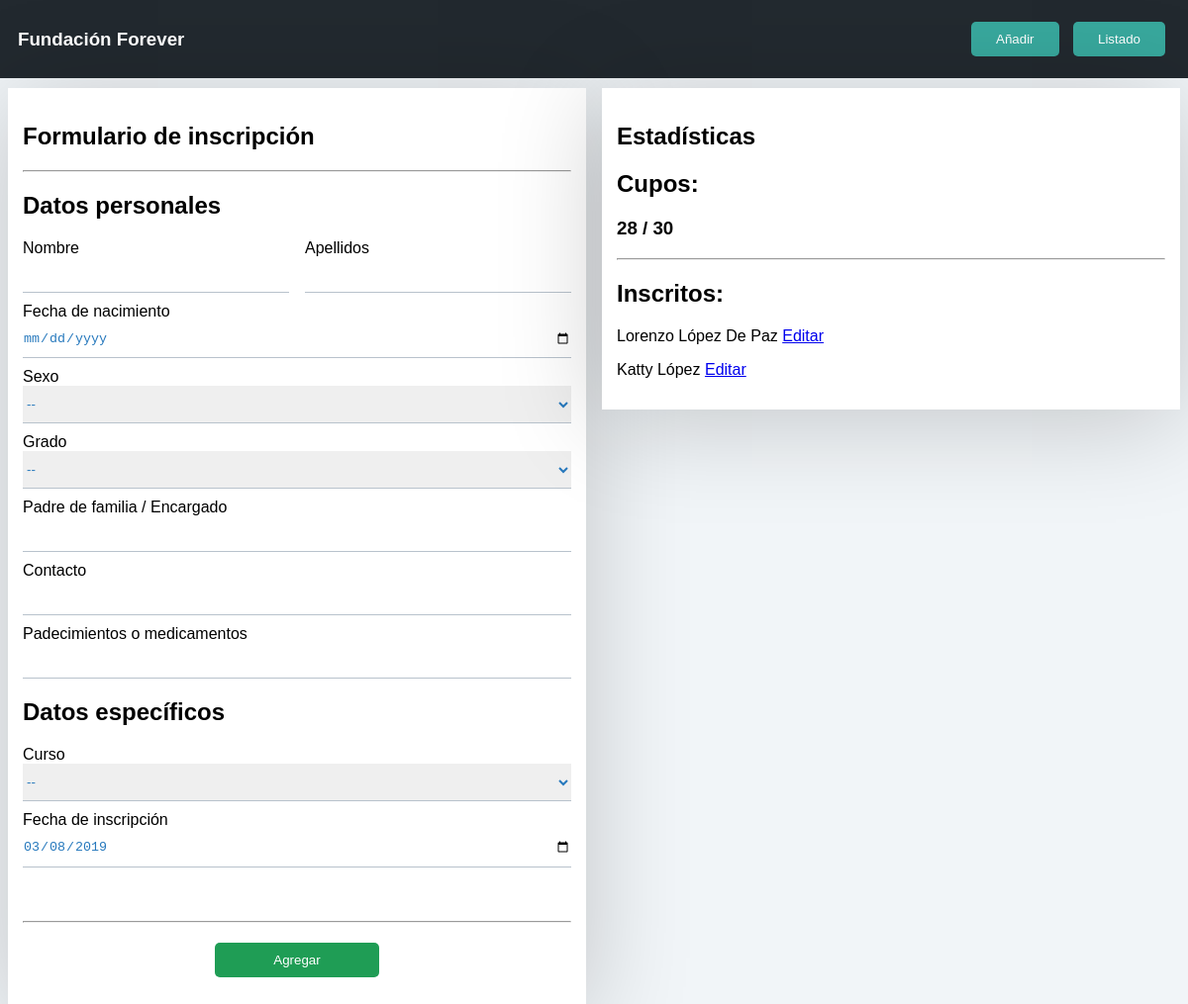
Before: / with the older database file.
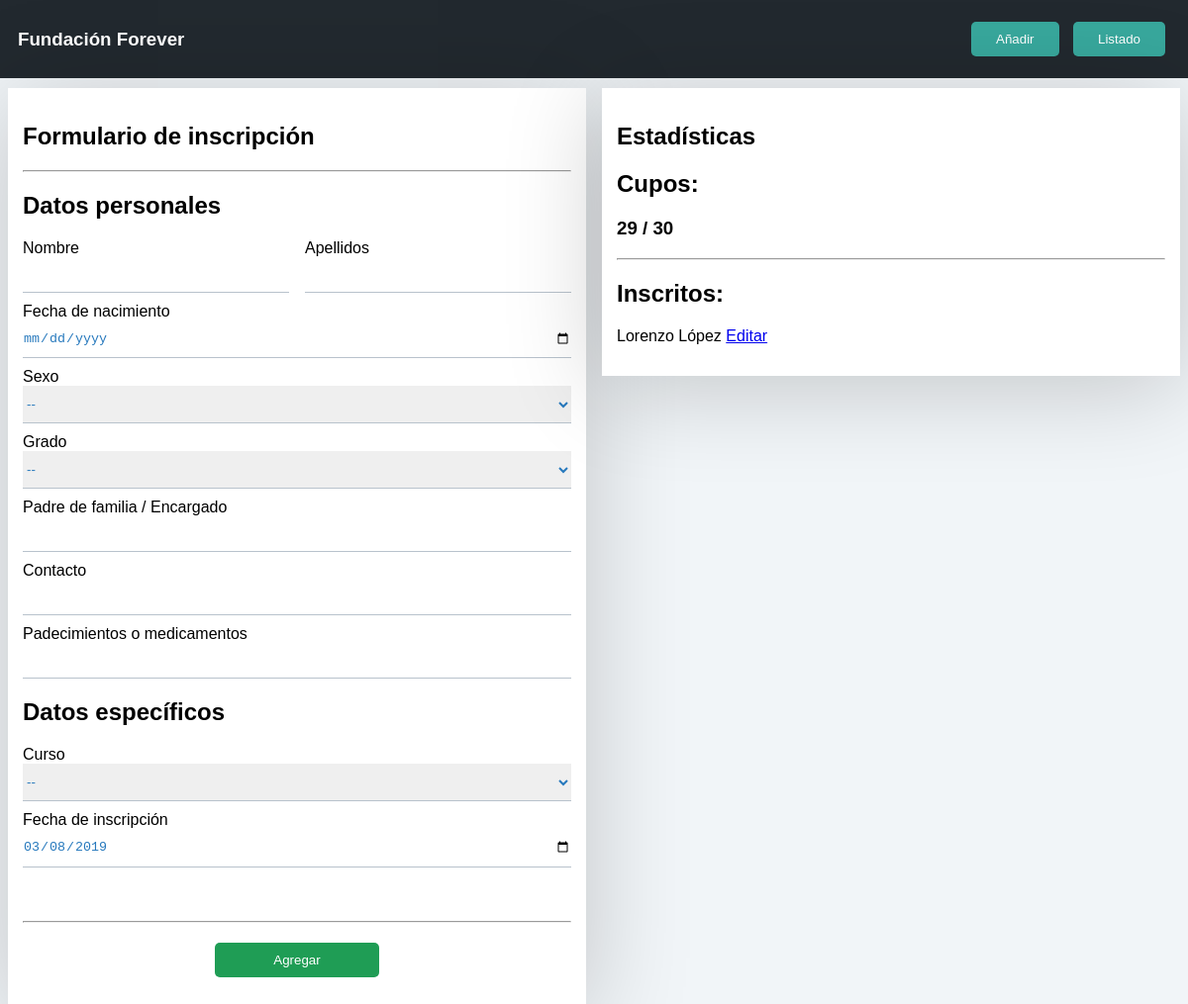
After: the same page with the newer database file.
### tables this page shows
CREATE TABLE "estudiantes" (
	`id_student`	INTEGER PRIMARY KEY AUTOINCREMENT,
	`nombre`	TEXT,
	`apellido`	TEXT,
	`nacimiento`	NUMERIC,
	`sexo`	TEXT,
	`grado`	INTEGER,
	`encargado`	TEXT,
	`contacto`	NUMERIC,
	`cuidados`	TEXT,
	`curso`	TEXT,
	`inscripcion`	NUMERIC,
	`estado`	INTEGER
);

### index.php (the view, shortened to what this page needs)
<?php
	$conexion = new sqlite3('db/students.db');
	$sql = $conexion -> query("SELECT * FROM estudiantes");
	$sql2 = $conexion -> query("SELECT * FROM estudiantes");
	$count=0;
	while ($fetch = $sql2 -> FetchArray()) {
		$count++;
	}
?>
<!DOCTYPE html>
<html lang="en">
<head>
	<link rel="stylesheet" href="css/flexboxgrid.min.css">
	<link rel="stylesheet" href="css/style.css">
</head>
<body style="margin:0;padding:0;">
	<nav class="container-fluid">
		<div class="row middle-xs nav_bar">
			<h3 class="col-xs-12 col-md-8 center-xs start-md">Fundación Forever</h3>
			<div class="col-xs-12 col-md-4 center-xs end-md">
				<a href="index.php"><button class="btn btn-natural">Añadir</button></a>
				<a href="list.php"><button class="btn btn-natural">Listado</button></a>
			</div>
		</div>
	</nav>
	<section class="container-fluid" id="wrap">
		<div class="row">
			<div class="col-xs-12 col-md-6 space">
				<div class="box-form">
					<h1>Formulario de inscripción</h1>
					<hr>
					<form action="fn/send.php" method="POST">
						<h2>Datos personales</h2>
						<div class="space">
							<div class="row">
								<div class="col-xs-12 col-md-6">
									<label for="Nombre">Nombre</label><br>
									<input type="text" name="nombre" id="Nombre">
								</div>
								<div class="col-xs-12 col-md-6">
									<label for="Apellidos">Apellidos</label><br>
									<input type="text" name="apellidos" id="Apellidos">
								</div>
							</div>
						</div>
						<div class="space">
							<label for="Nacimiento">Fecha de nacimiento</label><br>
							<input type="date" name="nacimiento" id="Nacimiento">
						</div>
						<div class="space">
							<label for="Sexo">Sexo</label>
							<select name="sexo" id="Sexo">
								<option value="default">--</option>
							</select>
						</div>
						<div class="space">
							<label for="Contacto">Grado</label><br>
							<select name="grado" id="Grado">
								<option value="default">--</option>
							</select>
						</div>
						<div class="space">
							<label for="Responsable">Padre de familia / Encargado</label><br>
							<input type="text" name="responsable" id="Responsable">
						</div>
						<div class="space">
							<label for="Contacto">Contacto</label><br>
							<input type="text" name="contacto" id="Contacto">
						</div>
						<div class="space">
							<label for="Cuidados">Padecimientos o medicamentos</label><br>
							<input type="text" name="cuidados" id="Cuidados">
						</div>
						<h2>Datos específicos</h2>
						<div class="space">
							<label for="Curso">Curso</label><br>
							<select name="curso" id="Curso">
								<option value="default">--</option>
							</select>
						</div>
						<div class="space">
							<label for="Inscripcion">Fecha de inscripción</label><br>
							<input type="date" name="inscripcion" id="Inscripcion">
						</div>
						<br><br><hr>
						<div style="margin: 20px 0px;" class="center-xs">
							<button class="btn btn-action" id="send" name="send" style="width: 30%;">Agregar</button>
						</div>
					</form>
				</div>
			</div>
			<div class="col-xs-12 col-md-6 space">
				<div class=" box-form">
					<h1>Estadísticas</h1>
					<div class="space">
						<h2>Cupos:</h2>
						<h3><?php echo 30-$count; ?> / 30</h3>
					</div>
					<hr>
					<div class="space">
						<h2>Inscritos:</h2>
						<?php while ($row = $sql -> FetchArray() ) { ?>
							<p><?php echo $row['nombre']." ".$row['apellido']; ?> <a href="edit.php?id=<?php echo $row['id_student']; ?>">Editar</a></p>
						<?php }; ?>
					</div>
				</div>
			</div>
		</div>
	</section>
</body>
</html>

Changed rows visible on the page:
removed estudiantes: nombre "Katty", apellido "López"
changed estudiantes "Lorenzo": apellido "López De Paz" → "López"
Other visible differences:
30-$count: "28" → "29"
